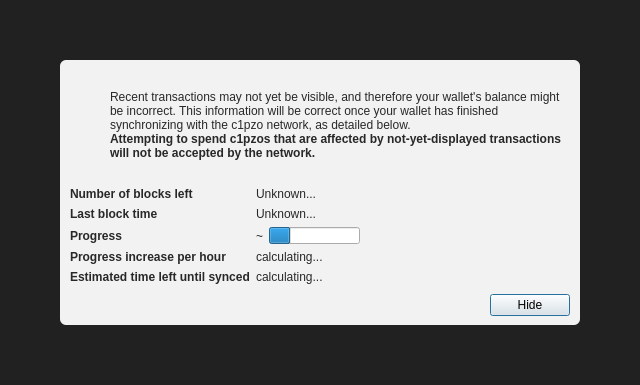
<?xml version="1.0" encoding="UTF-8"?>
<ui version="4.0">
 <class>ModalOverlay</class>
 <widget class="QWidget" name="ModalOverlay">
  <property name="geometry">
   <rect>
    <x>0</x>
    <y>0</y>
    <width>640</width>
    <height>385</height>
   </rect>
  </property>
  <property name="windowTitle">
   <string>Form</string>
  </property>
  <layout class="QVBoxLayout" name="verticalLayout" stretch="0">
   <property name="sizeConstraint">
    <enum>QLayout::SetDefaultConstraint</enum>
   </property>
   <property name="leftMargin">
    <number>0</number>
   </property>
   <property name="topMargin">
    <number>0</number>
   </property>
   <property name="rightMargin">
    <number>0</number>
   </property>
   <property name="bottomMargin">
    <number>0</number>
   </property>
   <item>
    <widget class="QWidget" name="bgWidget" native="true">
     <property name="styleSheet">
      <string notr="true">#bgWidget { background: rgba(0,0,0,220); }</string>
     </property>
     <layout class="QVBoxLayout" name="verticalLayoutMain" stretch="1">
      <property name="leftMargin">
       <number>60</number>
      </property>
      <property name="topMargin">
       <number>60</number>
      </property>
      <property name="rightMargin">
       <number>60</number>
      </property>
      <property name="bottomMargin">
       <number>60</number>
      </property>
      <item>
       <widget class="QWidget" name="contentWidget" native="true">
        <property name="styleSheet">
         <string notr="true">#contentWidget { background: rgba(255,255,255,240); border-radius: 6px; }

QLabel { color: rgb(40,40,40);  }</string>
        </property>
        <layout class="QVBoxLayout" name="verticalLayoutSub" stretch="1,0,0,0">
         <property name="spacing">
          <number>0</number>
         </property>
         <property name="leftMargin">
          <number>10</number>
         </property>
         <property name="topMargin">
          <number>10</number>
         </property>
         <property name="rightMargin">
          <number>10</number>
         </property>
         <property name="bottomMargin">
          <number>10</number>
         </property>
         <item>
          <layout class="QHBoxLayout" name="horizontalLayoutIconText" stretch="0,1">
           <property name="topMargin">
            <number>20</number>
           </property>
           <item>
            <layout class="QVBoxLayout" name="verticalLayoutIcon">
             <property name="leftMargin">
              <number>0</number>
             </property>
             <item>
              <widget class="QPushButton" name="warningIcon">
               <property name="enabled">
                <bool>false</bool>
               </property>
               <property name="text">
                <string/>
               </property>
               <property name="icon">
                <iconset>
                 <normaloff>:/icons/warning</normaloff>
                 <disabledoff>:/icons/warning</disabledoff>:/icons/warning</iconset>
               </property>
               <property name="iconSize">
                <size>
                 <width>48</width>
                 <height>48</height>
                </size>
               </property>
               <property name="flat">
                <bool>true</bool>
               </property>
              </widget>
             </item>
             <item>
              <spacer name="verticalSpacerWarningIcon">
               <property name="orientation">
                <enum>Qt::Vertical</enum>
               </property>
               <property name="sizeHint" stdset="0">
                <size>
                 <width>20</width>
                 <height>40</height>
                </size>
               </property>
              </spacer>
             </item>
            </layout>
           </item>
           <item>
            <layout class="QVBoxLayout" name="verticalLayoutInfoText">
             <property name="leftMargin">
              <number>0</number>
             </property>
             <property name="topMargin">
              <number>0</number>
             </property>
             <item>
              <widget class="QLabel" name="infoText">
               <property name="text">
                <string>Recent transactions may not yet be visible, and therefore your wallet's balance might be incorrect. This information will be correct once your wallet has finished synchronizing with the c1pzo network, as detailed below.</string>
               </property>
               <property name="textFormat">
                <enum>Qt::RichText</enum>
               </property>
               <property name="wordWrap">
                <bool>true</bool>
               </property>
              </widget>
             </item>
             <item>
              <widget class="QLabel" name="infoTextStrong">
               <property name="font">
                <font>
                 <weight>75</weight>
                 <bold>true</bold>
                </font>
               </property>
               <property name="text">
                <string>Attempting to spend c1pzos that are affected by not-yet-displayed transactions will not be accepted by the network.</string>
               </property>
               <property name="textFormat">
                <enum>Qt::RichText</enum>
               </property>
               <property name="wordWrap">
                <bool>true</bool>
               </property>
              </widget>
             </item>
             <item>
              <spacer name="verticalSpacerInTextSpace">
               <property name="orientation">
                <enum>Qt::Vertical</enum>
               </property>
               <property name="sizeHint" stdset="0">
                <size>
                 <width>20</width>
                 <height>40</height>
                </size>
               </property>
              </spacer>
             </item>
            </layout>
           </item>
          </layout>
         </item>
         <item>
          <spacer name="verticalSpacerAfterText">
           <property name="orientation">
            <enum>Qt::Vertical</enum>
           </property>
           <property name="sizeHint" stdset="0">
            <size>
             <width>20</width>
             <height>40</height>
            </size>
           </property>
          </spacer>
         </item>
         <item>
          <layout class="QFormLayout" name="formLayout">
           <property name="fieldGrowthPolicy">
            <enum>QFormLayout::FieldsStayAtSizeHint</enum>
           </property>
           <property name="horizontalSpacing">
            <number>6</number>
           </property>
           <property name="verticalSpacing">
            <number>6</number>
           </property>
           <property name="topMargin">
            <number>10</number>
           </property>
           <item row="0" column="0">
            <widget class="QLabel" name="labelNumberOfBlocksLeft">
             <property name="font">
              <font>
               <weight>75</weight>
               <bold>true</bold>
              </font>
             </property>
             <property name="text">
              <string>Number of blocks left</string>
             </property>
            </widget>
           </item>
           <item row="0" column="1">
            <widget class="QLabel" name="numberOfBlocksLeft">
             <property name="text">
              <string>Unknown...</string>
             </property>
            </widget>
           </item>
           <item row="1" column="0">
            <widget class="QLabel" name="labelLastBlockTime">
             <property name="font">
              <font>
               <weight>75</weight>
               <bold>true</bold>
              </font>
             </property>
             <property name="text">
              <string>Last block time</string>
             </property>
            </widget>
           </item>
           <item row="1" column="1">
            <widget class="QLabel" name="newestBlockDate">
             <property name="sizePolicy">
              <sizepolicy hsizetype="Maximum" vsizetype="Preferred">
               <horstretch>0</horstretch>
               <verstretch>0</verstretch>
              </sizepolicy>
             </property>
             <property name="text">
              <string>Unknown...</string>
             </property>
            </widget>
           </item>
           <item row="2" column="0">
            <widget class="QLabel" name="labelSyncDone">
             <property name="font">
              <font>
               <weight>75</weight>
               <bold>true</bold>
              </font>
             </property>
             <property name="text">
              <string>Progress</string>
             </property>
            </widget>
           </item>
           <item row="2" column="1">
            <layout class="QHBoxLayout" name="horizontalLayoutSync" stretch="0,1">
             <item>
              <widget class="QLabel" name="percentageProgress">
               <property name="text">
                <string notr="true">~</string>
               </property>
              </widget>
             </item>
             <item>
              <widget class="QProgressBar" name="progressBar">
               <property name="value">
                <number>24</number>
               </property>
               <property name="format">
                <string/>
               </property>
              </widget>
             </item>
            </layout>
           </item>
           <item row="4" column="0">
            <widget class="QLabel" name="labelProgressIncrease">
             <property name="font">
              <font>
               <weight>75</weight>
               <bold>true</bold>
              </font>
             </property>
             <property name="text">
              <string>Progress increase per hour</string>
             </property>
            </widget>
           </item>
           <item row="4" column="1">
            <widget class="QLabel" name="progressIncreasePerH">
             <property name="text">
              <string>calculating...</string>
             </property>
            </widget>
           </item>
           <item row="5" column="0">
            <widget class="QLabel" name="labelEstimatedTimeLeft">
             <property name="font">
              <font>
               <weight>75</weight>
               <bold>true</bold>
              </font>
             </property>
             <property name="text">
              <string>Estimated time left until synced</string>
             </property>
            </widget>
           </item>
           <item row="5" column="1">
            <widget class="QLabel" name="expectedTimeLeft">
             <property name="text">
              <string>calculating...</string>
             </property>
            </widget>
           </item>
          </layout>
         </item>
         <item>
          <layout class="QHBoxLayout" name="horizontalLayoutButtons">
           <property name="leftMargin">
            <number>10</number>
           </property>
           <property name="topMargin">
            <number>10</number>
           </property>
           <item>
            <spacer name="horizontalSpacer">
             <property name="orientation">
              <enum>Qt::Horizontal</enum>
             </property>
             <property name="sizeHint" stdset="0">
              <size>
               <width>40</width>
               <height>20</height>
              </size>
             </property>
            </spacer>
           </item>
           <item>
            <widget class="QPushButton" name="closeButton">
             <property name="text">
              <string>Hide</string>
             </property>
             <property name="shortcut">
              <string>Esc</string>
             </property>
             <property name="focusPolicy">
              <enum>Qt::StrongFocus</enum>
             </property>
             <property name="default">
              <bool>true</bool>
             </property>
            </widget>
           </item>
          </layout>
         </item>
        </layout>
       </widget>
      </item>
     </layout>
    </widget>
   </item>
  </layout>
 </widget>
 <resources/>
 <connections/>
</ui>
